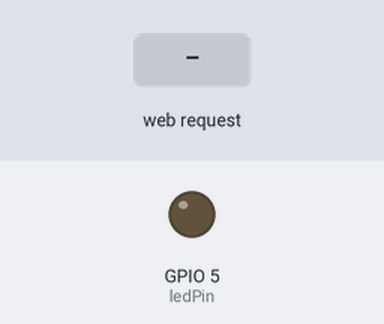
Bench run of a sketch on a simulated ESP8266 (NodeMCU). Parts: output pins drawn as LEDs (lit = HIGH). The test bench sets the inputs (shaded band). WiFi joins after 1.5 s; servers stay silent unless stated; what the sketch prints to the serial monitor is not drawn.

Above: at 2.7 s.
2.8 s: HTTP request GET /led/on received
At 3.21 s:
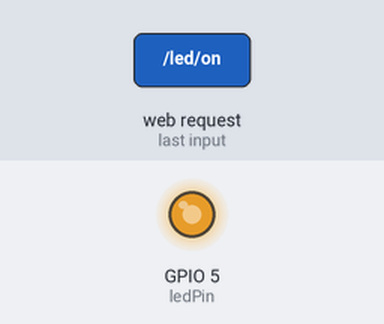
At 3.8 s:
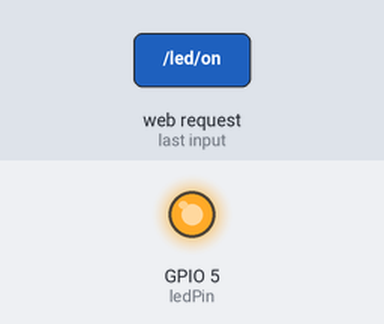
4.8 s: HTTP request GET /led/off received
At 5.21 s:
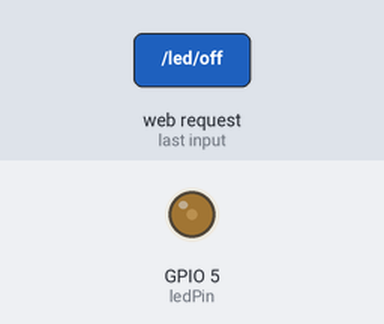
Timing chart, 0 to 7.8 s (numbered marks = the images above; inputs shaded):
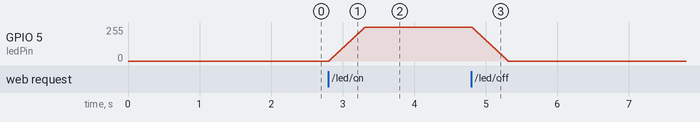

The sketch:

esp8266_led.ino
```cpp
#include <ESP8266WiFi.h>
#include <ESP8266WebServer.h>

const char* ssid = "**********";
const char* password = "**********";

String html;

ESP8266WebServer server(80);

const int ledPin = 5; // GPIO 2

void handleRoot() {
  html = "<!DOCTYPE html><html><head><title>Controle de LED</title><style> .btn {font-size: 128px; border: solid red 5px; margin: 10px;}</style></head><body>";
  html += "<a href=\"/led/on\"><button class='btn'>ON</button></a><br>";
  html += "<a href=\"/led/off\"><button class='btn'>OFF</button></a>";
  html += "</body></html>";
  server.send(200, "text/html", html);
}

void handleLEDOn() {
    for(int i = 0; i <= 255; i+=5){
      analogWrite(ledPin, i);
      delay(10);
    }
    server.send(200, "text/html", html);

}


void handleLEDOff() {
  for(int i = 255; i >= 0; i-=5){
    analogWrite(ledPin, i);
    delay(10);
  }
  server.send(200, "text/html", html);
}

void setup() {
  Serial.begin(115200);
  pinMode(ledPin, OUTPUT);
  digitalWrite(ledPin, LOW);

  WiFi.begin(ssid, password);
  Serial.println("");

  while (WiFi.status() != WL_CONNECTED) {
    delay(500);
    Serial.print(".");
  }

  Serial.println("");
  Serial.print("Connected to ");
  Serial.println(ssid);
  Serial.print("IP address: ");
  Serial.println(WiFi.localIP());

  server.on("/", handleRoot);
  server.on("/led/on", handleLEDOn);
  server.on("/led/off", handleLEDOff);

  server.begin();
  Serial.println("HTTP server started");
}

void loop() {
  server.handleClient();
}
```

Measured:
- after the input at 2.8 s, GPIO 5 (ledPin): moves from 0/255 to 255/255 over 0.50 s, starting at once
- after the input at 4.8 s, GPIO 5 (ledPin): moves from 255/255 to 0/255 over 0.50 s, starting at once
